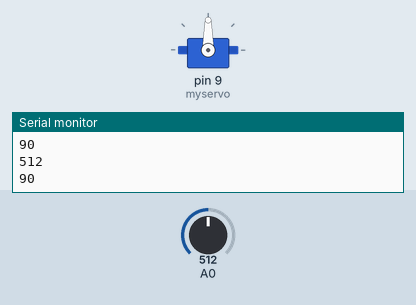
Bench run of a sketch on a simulated Arduino Uno, built with avr-gcc and run on an emulated ATmega328P. On the bench: servo, the last lines printed to the serial monitor. The inputs (shaded band) are chosen by the test bench; at power-on: A0 = 512.

Above: at 1.2 s.
1.3 s: A0 set to 716
At 2.1 s:
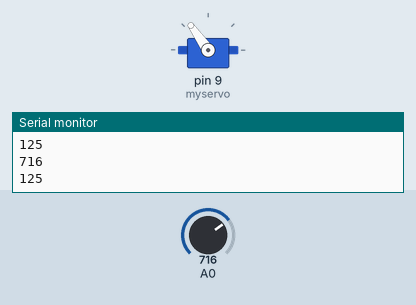
3.0 s: A0 set to 900
At 3.7 s:
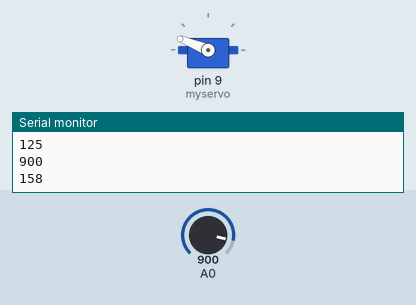
Timing chart, 0 to 6.0 s (numbered marks = the images above; inputs shaded):
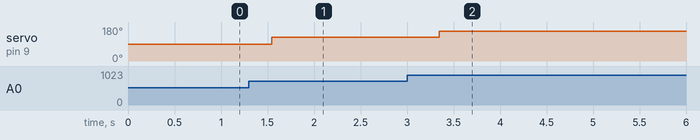

The sketch:

glorious_fyyran_curcan1.ino
```cpp
#include <Servo.h>
//Objeto
Servo myservo;
int pos=90;
int valor;
int valor_new;

void setup()
{
	myservo.attach(9);
    Serial.begin(9600);
}

void loop()
{
  valor=analogRead(A0);
  delay(100);
  myservo.write(pos);

  if(valor!=valor_new)
  {
    pos = map(valor,0,1023,0,180);
    myservo.write(pos);
  }
  delay(10);
  valor_new=analogRead(A0);
  Serial.println(analogRead(A0));
  Serial.println(pos);
  delay(250);

}
```

Measured:
- after the input at 1.3 s, servo on pin 9 (myservo): 90° → 125° after 0.24 s
- after the input at 3.0 s, servo on pin 9 (myservo): 125° → 158° after 0.35 s
